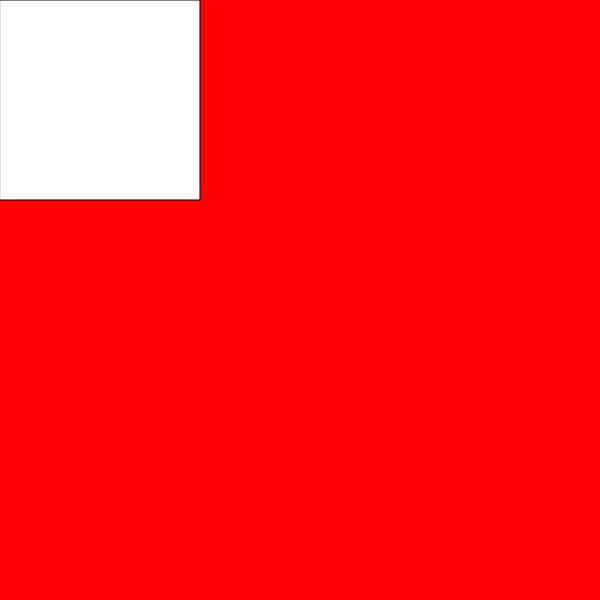
Frame 1 (no input)
Frame 60 (no input): identical to frame 1, image omitted
Frame 120 (the mouse pressed at the canvas centre since frame 60): identical to frame 1, image omitted

The p5.js sketch that drew this single still picture (run headless with seeded random() and noise() and a simulated clock; from frame 60 on, the mouse is pressed at the canvas centre):

// p5.js sketch
// ── sketch.js
function setup() {
  createCanvas(600, 600);
}

function draw() {
  background(255, 0, 0);
  rect(0,0,200,200);
}
